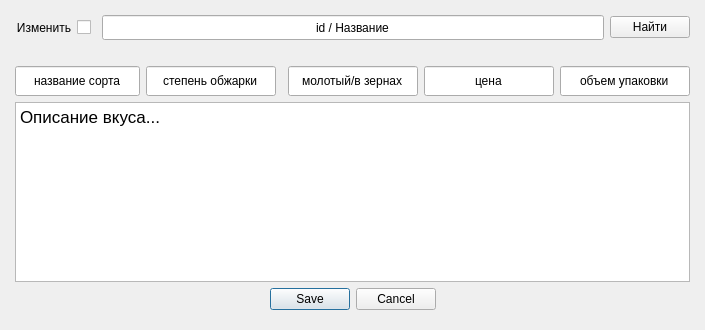
<?xml version="1.0" encoding="UTF-8"?>
<ui version="4.0">
 <class>add_edit_form</class>
 <widget class="QDialog" name="add_edit_form">
  <property name="geometry">
   <rect>
    <x>0</x>
    <y>0</y>
    <width>705</width>
    <height>330</height>
   </rect>
  </property>
  <property name="minimumSize">
   <size>
    <width>0</width>
    <height>0</height>
   </size>
  </property>
  <property name="windowTitle">
   <string>Edd / Edit Coffee</string>
  </property>
  <layout class="QGridLayout" name="gridLayout">
   <property name="leftMargin">
    <number>15</number>
   </property>
   <property name="topMargin">
    <number>15</number>
   </property>
   <property name="rightMargin">
    <number>15</number>
   </property>
   <property name="bottomMargin">
    <number>20</number>
   </property>
   <item row="3" column="2">
    <widget class="QLineEdit" name="roast_level">
     <property name="minimumSize">
      <size>
       <width>125</width>
       <height>30</height>
      </size>
     </property>
     <property name="text">
      <string>степень обжарки</string>
     </property>
     <property name="alignment">
      <set>Qt::AlignCenter</set>
     </property>
    </widget>
   </item>
   <item row="3" column="4">
    <widget class="QLineEdit" name="grind_type">
     <property name="minimumSize">
      <size>
       <width>125</width>
       <height>30</height>
      </size>
     </property>
     <property name="text">
      <string>молотый/в зернах</string>
     </property>
     <property name="alignment">
      <set>Qt::AlignCenter</set>
     </property>
    </widget>
   </item>
   <item row="3" column="0" colspan="2">
    <widget class="QLineEdit" name="variety_name">
     <property name="minimumSize">
      <size>
       <width>125</width>
       <height>30</height>
      </size>
     </property>
     <property name="text">
      <string>название сорта</string>
     </property>
     <property name="alignment">
      <set>Qt::AlignCenter</set>
     </property>
    </widget>
   </item>
   <item row="5" column="0" colspan="7">
    <widget class="QTextEdit" name="taste_description">
     <property name="html">
      <string>&lt;!DOCTYPE HTML PUBLIC &quot;-//W3C//DTD HTML 4.0//EN&quot; &quot;http://www.w3.org/TR/REC-html40/strict.dtd&quot;&gt;
&lt;html&gt;&lt;head&gt;&lt;meta name=&quot;qrichtext&quot; content=&quot;1&quot; /&gt;&lt;style type=&quot;text/css&quot;&gt;
p, li { white-space: pre-wrap; }
&lt;/style&gt;&lt;/head&gt;&lt;body style=&quot; font-family:'.AppleSystemUIFont'; font-size:13pt; font-weight:400; font-style:normal;&quot;&gt;
&lt;p style=&quot; margin-top:0px; margin-bottom:0px; margin-left:0px; margin-right:0px; -qt-block-indent:0; text-indent:0px;&quot;&gt;Описание вкуса...&lt;/p&gt;&lt;/body&gt;&lt;/html&gt;</string>
     </property>
    </widget>
   </item>
   <item row="3" column="6">
    <widget class="QLineEdit" name="package_volume">
     <property name="minimumSize">
      <size>
       <width>125</width>
       <height>30</height>
      </size>
     </property>
     <property name="text">
      <string>объем упаковки</string>
     </property>
     <property name="alignment">
      <set>Qt::AlignCenter</set>
     </property>
    </widget>
   </item>
   <item row="3" column="5">
    <widget class="QLineEdit" name="price">
     <property name="minimumSize">
      <size>
       <width>125</width>
       <height>30</height>
      </size>
     </property>
     <property name="text">
      <string>цена</string>
     </property>
     <property name="alignment">
      <set>Qt::AlignCenter</set>
     </property>
    </widget>
   </item>
   <item row="0" column="0" rowspan="2" colspan="7">
    <layout class="QHBoxLayout" name="find_add_coffee_Layout">
     <property name="bottomMargin">
      <number>20</number>
     </property>
     <item>
      <widget class="QCheckBox" name="add_edit_CheckBox">
       <property name="sizePolicy">
        <sizepolicy hsizetype="Fixed" vsizetype="Fixed">
         <horstretch>0</horstretch>
         <verstretch>0</verstretch>
        </sizepolicy>
       </property>
       <property name="layoutDirection">
        <enum>Qt::RightToLeft</enum>
       </property>
       <property name="styleSheet">
        <string notr="true">margin-right: 5px;</string>
       </property>
       <property name="text">
        <string>Изменить</string>
       </property>
      </widget>
     </item>
     <item>
      <widget class="QLineEdit" name="id_title_LineEdit">
       <property name="minimumSize">
        <size>
         <width>0</width>
         <height>25</height>
        </size>
       </property>
       <property name="text">
        <string>id / Название</string>
       </property>
       <property name="alignment">
        <set>Qt::AlignCenter</set>
       </property>
      </widget>
     </item>
     <item>
      <widget class="QPushButton" name="find_PushButton">
       <property name="minimumSize">
        <size>
         <width>0</width>
         <height>0</height>
        </size>
       </property>
       <property name="styleSheet">
        <string notr="true"/>
       </property>
       <property name="text">
        <string>Найти</string>
       </property>
      </widget>
     </item>
    </layout>
   </item>
   <item row="6" column="0" colspan="7">
    <widget class="QDialogButtonBox" name="buttonBox">
     <property name="standardButtons">
      <set>QDialogButtonBox::Cancel|QDialogButtonBox::Save</set>
     </property>
     <property name="centerButtons">
      <bool>true</bool>
     </property>
    </widget>
   </item>
  </layout>
 </widget>
 <resources/>
 <connections/>
</ui>
